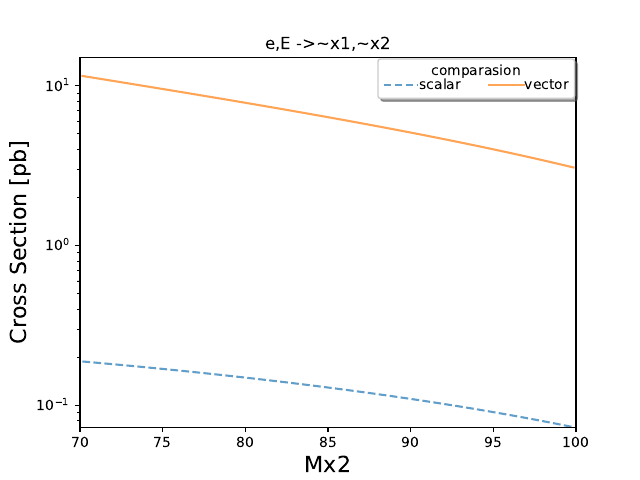

This chart was generated by the following Python code:
import os
import matplotlib.pyplot as plt
import numpy as np
from math import exp, log, sqrt
from scipy import interpolate
#--------------- data input -----------------------#
#scalar
y0 = np.genfromtxt('eE->h1h2.tab',dtype=float, comments='#',unpack=True)
#vector
y1 = np.genfromtxt('eE->v1v2.tab',dtype=float, comments='#',unpack=True)
#--------------- writing plots -----------------#
#fig, ax = plt.subplots(figsize=(6,3.8))
#plt.subplots_adjust(bottom=0.20,right=0.75,left=0.15)
plt.title('e,E ->~x1,~x2')
plt.xlabel('Mx2',fontsize=16)
plt.ylabel('Cross Section [pb]',fontsize=16)
plt.xscale('linear')
plt.yscale('log')
xmin=7.000000E+01
xmax=1.000000E+02
plt.xlim(xmin,xmax)
plt.ylim(7.296479E-02,15)
xfirst=xmin+0.5*(xmax-xmin)/101
xlast=xmax -0.5*(xmax-xmin)/101
x0=np.linspace(xfirst,xlast,101)

scalar, = plt.plot(x0, y0[0:101],alpha=0.7, label='scalar', linestyle='--')
vector, = plt.plot(x0, y1[0:101],alpha=0.7, label='vector', linestyle='-')

legend1 = plt.legend(handles=[scalar,vector], loc="upper right", title="comparasion" ,ncol=2, handlelength=2.5, borderaxespad=0.1, fancybox=True, shadow=True, fontsize = 10, labelspacing=0.1, handletextpad=0.1) # bbox_to_anchor=(1.5, 1.2))

plt.savefig('eE->x1x2.pdf')
plt.show()
